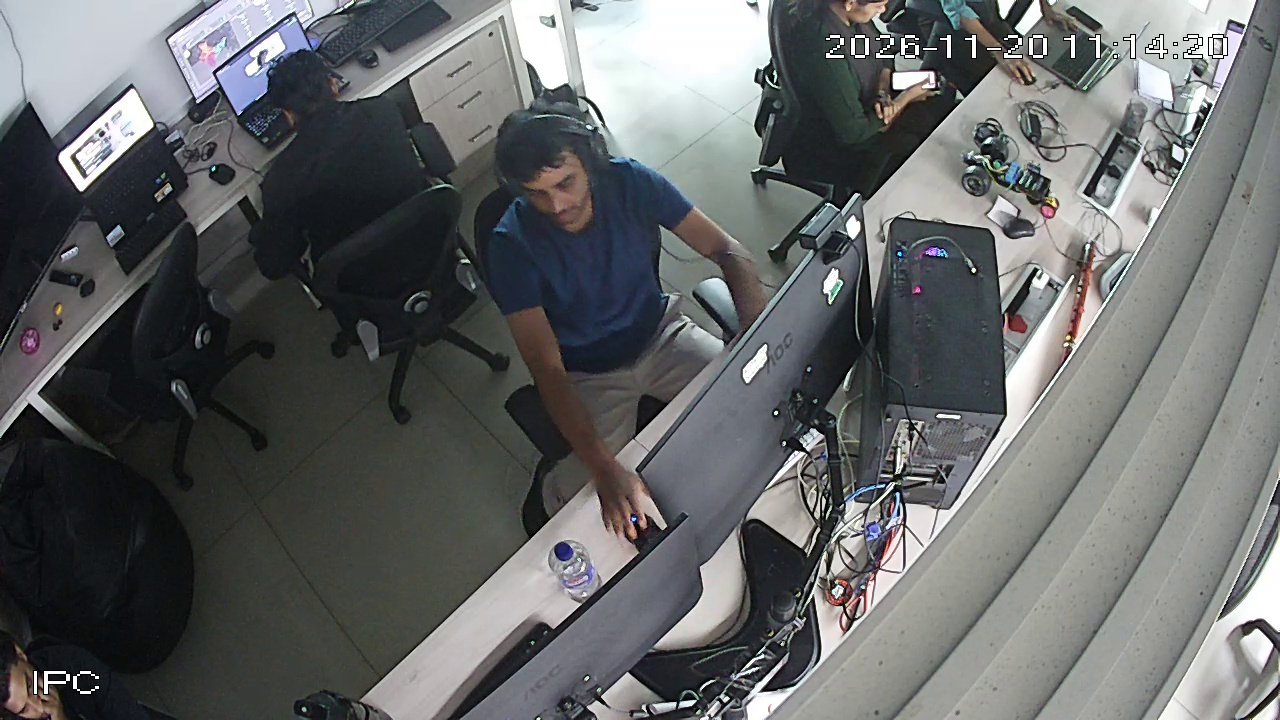
#> input picture dataset/raw/camera1_1795599092346.jpg, 1280 x 720 px; its folder holds only this picture in this run
$ python label_images.py
#> lines starting #> are read from the running program, lines starting #| are printed output that depends on the picture
"""
label_images.py
Simple offline labelling tool: drag a box around the ball in each image.
Labels are saved in YOLO format to dataset/labels_all/<image-name>.txt
(your images never leave your PC).

Mouse:  LEFT-DRAG = draw a tight box around the ball
Keys:   ENTER / SPACE = save the box and go to next image
        N = NO ball visible in this image (saved as an empty label)
        R = clear the current box
        B = go back to the previous image
        X = reject this image (bad/blurred/ball unclear) -> moved to dataset/rejected
        Q = quit (progress is saved; run again to resume)
"""

import cv2
import glob
import os
import shutil

RAW_DIR = os.path.join("dataset", "raw")
LABEL_DIR = os.path.join("dataset", "labels_all")
REJECT_DIR = os.path.join("dataset", "rejected")
MAX_W, MAX_H = 1600, 850      # display size limit (image is scaled to fit)
WIN = "Label tennis ball"

state = {"start": None, "end": None, "drawing": False}


def on_mouse(event, x, y, flags, param):
    if event == cv2.EVENT_LBUTTONDOWN:
        state["start"] = (x, y)
        state["end"] = (x, y)
        state["drawing"] = True
    elif event == cv2.EVENT_MOUSEMOVE and state["drawing"]:
        state["end"] = (x, y)
    elif event == cv2.EVENT_LBUTTONUP and state["drawing"]:
        state["end"] = (x, y)
        state["drawing"] = False


def label_path(img_path):
    stem = os.path.splitext(os.path.basename(img_path))[0]
    return os.path.join(LABEL_DIR, stem + ".txt")


def box_valid():
    if state["start"] is None or state["end"] is None:
        return False
    return (abs(state["end"][0] - state["start"][0]) >= 3 and
            abs(state["end"][1] - state["start"][1]) >= 3)


def clear_box():
    state["start"] = None
    state["end"] = None
    state["drawing"] = False


def load_existing(path, dw, dh):
    """Show a previously saved box when stepping back to an image."""
    clear_box()
    if not os.path.exists(path):
        return
    with open(path) as f:
        line = f.readline().strip()
    if not line:
        return
    _, cx, cy, bw, bh = [float(v) for v in line.split()]
    state["start"] = (int((cx - bw / 2) * dw), int((cy - bh / 2) * dh))
    state["end"] = (int((cx + bw / 2) * dw), int((cy + bh / 2) * dh))


def save_label(path, dw, dh, has_ball):
    if not has_ball:
        open(path, "w").close()          # empty file = no ball
        return
    x1, x2 = sorted([state["start"][0], state["end"][0]])
    y1, y2 = sorted([state["start"][1], state["end"][1]])
    x1, x2 = max(0, x1), min(dw, x2)
    y1, y2 = max(0, y1), min(dh, y2)
    cx, cy = (x1 + x2) / 2 / dw, (y1 + y2) / 2 / dh
    bw, bh = (x2 - x1) / dw, (y2 - y1) / dh
    with open(path, "w") as f:
        f.write(f"0 {cx:.6f} {cy:.6f} {bw:.6f} {bh:.6f}\n")


def main():
    os.makedirs(LABEL_DIR, exist_ok=True)
    os.makedirs(REJECT_DIR, exist_ok=True)

    images = sorted(glob.glob(os.path.join(RAW_DIR, "*.jpg")))
    if not images:
        print("No images found in", RAW_DIR)
        return

    # resume: start at first image without a label file
    idx = 0
    while idx < len(images) and os.path.exists(label_path(images[idx])):
        idx += 1
    if idx >= len(images):
        print("All images are already labelled.")
        return

    cv2.namedWindow(WIN)
    cv2.setMouseCallback(WIN, on_mouse)

    while 0 <= idx < len(images):
        img_path = images[idx]
        if not os.path.exists(img_path):      # was rejected earlier
            idx += 1
            continue

        img = cv2.imread(img_path)
#> img is the input picture: shape (720, 1280, 3); mean B, G, R 103.3, 102.9, 100.8
        h, w = img.shape[:2]
#> h = 720; w = 1280
        scale = min(MAX_W / w, MAX_H / h, 1.0)
#> scale = 1
        disp = cv2.resize(img, (int(w * scale), int(h * scale))) if scale < 1.0 else img
        dh, dw = disp.shape[:2]
#> dh = 720; dw = 1280

        load_existing(label_path(img_path), dw, dh)
        action = None

        while action is None:
            view = disp.copy()
            if state["start"] is not None and state["end"] is not None:
                cv2.rectangle(view, state["start"], state["end"], (0, 255, 0), 1)

            done = len(glob.glob(os.path.join(LABEL_DIR, "*.txt")))
            cv2.rectangle(view, (0, 0), (dw, 28), (0, 0, 0), -1)
            cv2.putText(view,
                        f"[{idx + 1}/{len(images)}] labelled: {done} | "
                        "drag box + ENTER | N=no ball | R=reset | B=back | X=reject | Q=quit",
                        (8, 20), cv2.FONT_HERSHEY_SIMPLEX, 0.55, (255, 255, 255), 1)
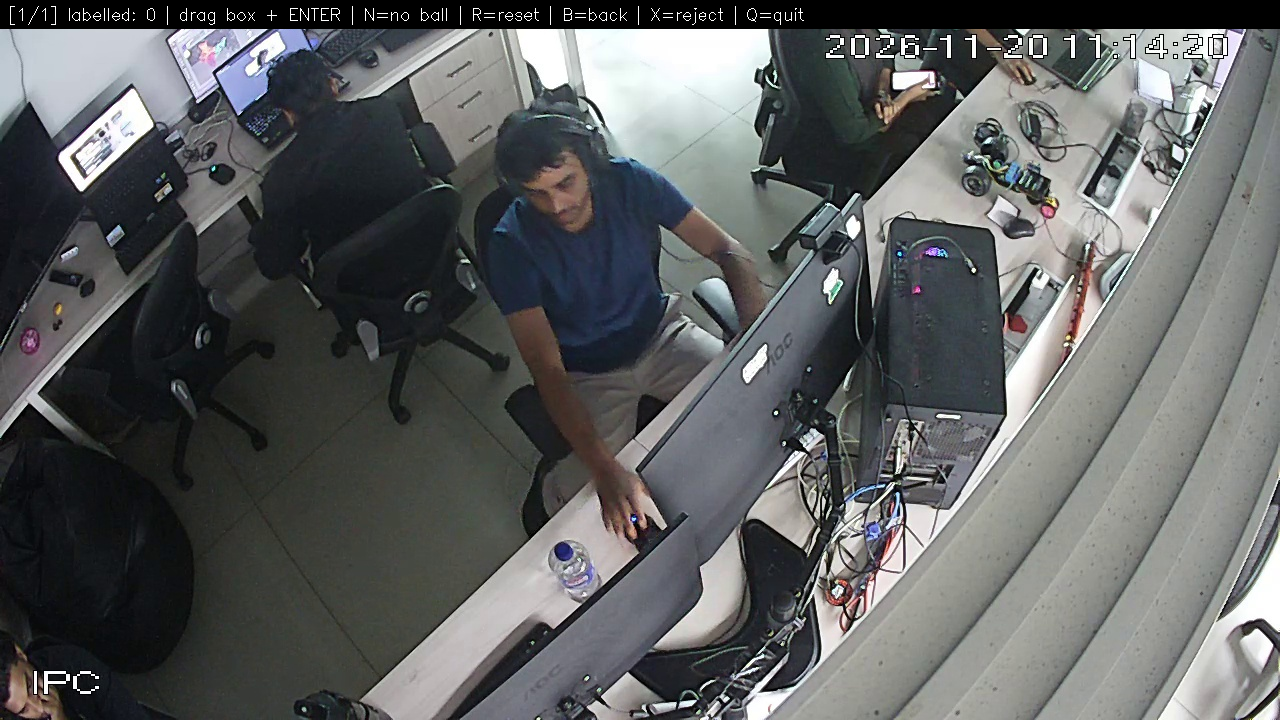
#> view: shape (720, 1280, 3); mean B, G, R 96.8, 96.6, 94.7
            cv2.imshow(WIN, view)

            key = cv2.waitKey(20) & 0xFF
#> (key x is pressed here)
            if key in (13, 32):                       # Enter / Space
                if box_valid():
                    save_label(label_path(img_path), dw, dh, True)
                    action = "next"
                else:
                    print("Draw a box around the ball first (or press N for no ball).")
            elif key == ord("n"):
                save_label(label_path(img_path), dw, dh, False)
                action = "next"
            elif key == ord("r"):
                clear_box()
            elif key == ord("b"):
                action = "back"
            elif key == ord("x"):
                shutil.move(img_path, os.path.join(REJECT_DIR, os.path.basename(img_path)))
                lp = label_path(img_path)
                if os.path.exists(lp):
                    os.remove(lp)
                action = "next"
            elif key == ord("q"):
                action = "quit"

        if action == "quit":
            break
        idx = max(0, idx - 1) if action == "back" else idx + 1

    cv2.destroyAllWindows()
    print("Labels saved in", LABEL_DIR)
    print("Next step: python prepare_dataset.py")


if __name__ == "__main__":
    main()
